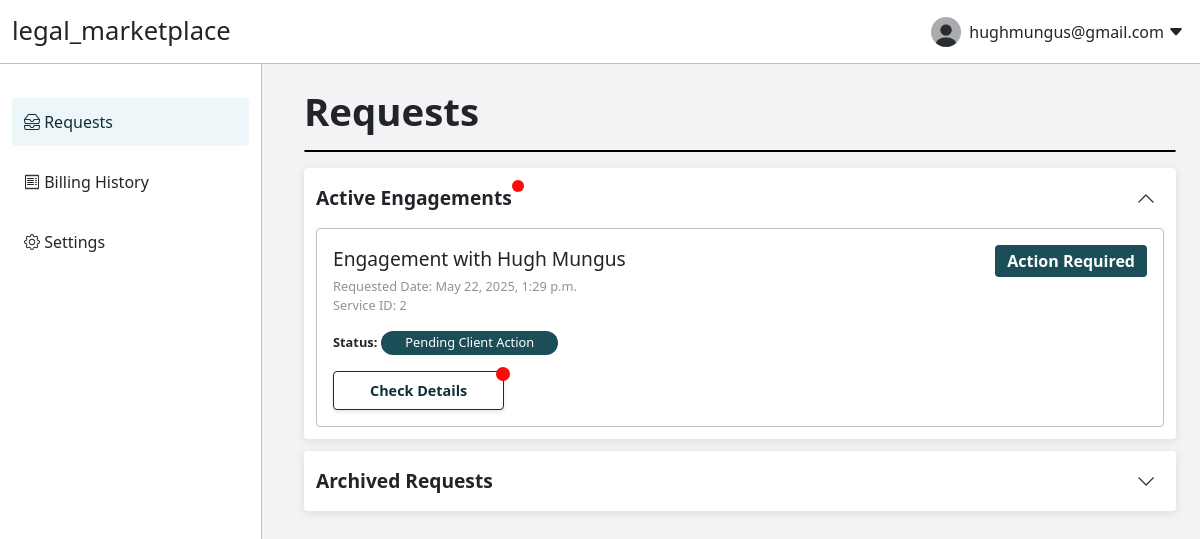
/client_portal/requests/ (signed in), run on the app's committed database.
### user_portal/models.py (models this page shows, shortened)
class ClientDeal(models.Model):
    professional = models.ForeignKey(Professional, on_delete=models.CASCADE)
    client = models.ForeignKey(Client, on_delete=models.CASCADE)
    date_initiated = models.DateTimeField()
    completion_date = models.DateTimeField(null=True, blank=True)
    deal_stage = models.ForeignKey(DealStage, on_delete=models.CASCADE)

class DealStage(models.Model):
    stage_name = models.CharField(max_length=255)

### account/models.py (models this page shows, shortened)
class Professional(models.Model):
    user = models.OneToOneField('auth.User', on_delete=models.CASCADE)
    first_name = models.CharField(max_length=255)
    last_name = models.CharField(max_length=255)
    bio = models.TextField()
    bio_quote = models.TextField()
    services_available = models.ManyToManyField(Service, through='ServiceInfo')
    languages_spoken = models.ManyToManyField(Languages)

### client_portal/views.py (the view)
# urls.py: path('client_portal/requests/', client_portal.views.client_portal_requests, name='client_portal_requests'),
@login_required
def client_portal_requests(request):
    user = request.user
    client = Client.objects.get(user=user)
    completed_stage_object = DealStage.objects.filter(stage_name__icontains="Completed")
    client_deals = ClientDeal.objects.filter(client=client)
    all_current_client_deals = client_deals.exclude(deal_stage__in=completed_stage_object)
    all_archived_client_deals = client_deals.filter(deal_stage__in=completed_stage_object)
    context = {
        "client": client,
        "all_current_client_deals": all_current_client_deals,
        "all_archived_client_deals": all_archived_client_deals,
    }
    return render(request, 'client_portal/client_portal_requests.html', context)

### client_portal/templates/client_portal/client_portal_requests.html (shortened to what this page needs)
{% load static %}
<!DOCTYPE html>
<html lang="en">
<head>
    <link href="https://cdn.jsdelivr.net/npm/bootstrap@5.3.3/dist/css/bootstrap.min.css" rel="stylesheet">
    <link rel="stylesheet" type="text/css" href="{% static '/css/shared_features.css' %}">
    <link rel="stylesheet" type="text/css" href="{% static '/css/user_portal_shared.css' %}">
    <link rel="stylesheet" type="text/css" href="{% static '/css/client_portal_shared.css' %}">
    <link rel="stylesheet" type="text/css" href="{% static '/css/client_portal_requests.css' %}">
</head>
<body>
    <div class="nav-and-content">
        {% include "navbar/client_portal_navbar.html" %}
        <div class="main-content">
            <h1 class="page-title">Requests</h1>
            <hr class="custom-hr">
            <div class="section-wrapper">
                <div class="title-and-dropdown" id="serviceRequestDropdown">
                    <div class="title-and-notification">
                        <span class="section-title">Active Engagements</span>
                        <span class="notification-badge" id="serviceNotification"></span>
                    </div>
                    <i class="bi bi-chevron-down title-dropdown rotated" id="serviceRequestArrow"></i>
                </div>
                <div class="dropdown-content-section" id="serviceRequests">
                    <div class="service-requests-wrapper">
                        {%if all_current_client_deals%}
                        {% for deal in all_current_client_deals %}
                        <a href="{% url 'client_portal_request_details' deal.id %}">
                            <div class="service-request">
                                <div class="title-and-action-required-wrapper">
                                    <div class="service-request-title">
                                        Engagement with {{deal.professional.first_name}} {{deal.professional.last_name}}
                                    </div>
                                    <div class="action-required-wrapper">
                                        Action Required
                                    </div>
                                </div>
                                <div class="service-request-sub-text">
                                    Requested Date: {{deal.date_initiated}}
                                </div>
                                <div class="service-request-sub-text">
                                    Service ID: {{deal.id}}
                                </div>
                                <div class="status-wrapper">
                                    <span style="font-weight: 800;">Status: </span>
                                    <div class="status-pill">
                                        {{deal.deal_stage.stage_name}}
                                    </div>
                                </div>
                                <div class="request-buttons-wrapper">
                                    <div class="action-button-wrapper">
                                        <button class="classic-button-inverse">
                                            Check Details
                                        </button>
                                        <div class="small-notification-badge"></div>
                                    </div>
                                </div>
                            </div>
                        </a>
                        {%endfor%}
                        {%else%}
                        <div>There are no active deals.</div>
                        {%endif%}
                    </div>
                </div>
            </div>
            <div class="section-wrapper">
                <div class="title-and-dropdown" id="serviceRequestDropdown">
                    <div class="title-and-notification">
                        <span class="section-title">Archived Requests</span>
                    </div>
                    <i class="bi bi-chevron-down title-dropdown" id="serviceRequestArrow"></i>
                </div>
            </div>
        </div>
    </div>
</body>
</html>

### static/css/shared_features.css (style rules this page uses)
:root { --main-color: rgba(255,255,255,1); --secondary-color: #112f35 !important; --secondary-color-10: #1c4e58; --secondary-color-20: #276d7b; --secondary-color-30: #338c9e; --secondary-color-40: #3eacc1; --secondary-color-50: #61bbcc; --secondary-color-60: #84cad8; --secondary-color-70: #a7d9e3; --secondary-color-80: #cae8ee; --secondary-color-90: #edf7f9; --hover-fade: rgba(0,0,0,0.08); --shared-border-radius: 4px; --pill-border-radius: 20px; --pill-padding: 4px 16px; --other-bg-color: #f3f3f5; --light-title-color: #929292; --section-grey-outline: rgba(0, 0, 0, 0.25); --shared-box-shadow: 0px 2px 8px rgba(0, 0, 0, 0.1); --section-one-color: rgba(238,244,254); --section-one-border-color: rgb(51,126,255); --section-two-color: rgba(255,250,238); --section-two-border-color: rgba(233,167,81); --section-three-color: rgba(253,245,254); --section-three-border-color: rgba(197,121,219); --section-four-color: rgba(241,252,246); --section-four-border-color: rgba(70,202,168); --notification-color: rgb(255, 8, 8); --secondary-color-90-red: #f9eded; --secondary-color-80-red: #eecaca; --secondary-color-30-red: #9e3333; --secondary-color-red: #351111; }
a { text-decoration: none; color: inherit; }
.classic-button-inverse { border: 1px solid var(--secondary-color); border-radius: var(--shared-border-radius); background-color: var(--main-color); color: var(--secondary-color); padding: 8px 36px 8px 36px; transition: 0.2s; font-size: 0.9rem; font-weight: 600; box-shadow: 0 2px 4px rgba(0, 0, 0, 0.1); transition: background-color 0.25s, box-shadow 0.25s; }
.custom-hr { border: 1px solid black !important; opacity: 1 !important; border-radius: var(--shared-border-radius); }
.notification-badge { display: flex; justify-content: center; align-items: center; height: 12px; width: 12px; font-size: 0.7rem; background-color: var(--notification-color); border-radius: 50%; color: white; font-weight: 600; }
.rotated { transform: rotate(180deg); }
.small-notification-badge { position: absolute; height: 14px; width: 14px; background-color: var(--notification-color); border-radius:50%; top: -4px; right: -6px; }
.action-button-wrapper { position: relative; }

### user_portal/static/css/user_portal_shared.css (style rules this page uses)
body { background-color: var(--other-bg-color); }
.nav-and-content { display: flex; }
.main-content { width: 100%; padding: 24px;; }
.page-title { font-size: 2.4rem; font-weight: 600; }
.section-wrapper { background-color: var(--main-color); border-radius: var(--shared-border-radius); padding: 12px; margin: 12px 0px; width: 100%; box-shadow: var(--shared-box-shadow); }
.section-title { display: flex; align-items: center; gap:8px; font-size: 1.2rem; font-weight: 600; }
.title-dropdown { display: flex; justify-content: center; align-items: center; font-size: 1.2rem; font-weight: 600; padding: 4px; border-radius: 50%; height: 36px; width: 36px; transition: 0.2s linear; }
.title-and-dropdown { display: flex; justify-content: space-between; cursor: pointer; }
.title-and-notification { display: flex; }
.dropdown-content-section { margin-top: 12px; }
.title-dropdown { transform: rotate(0deg); }
.title-and-action-required-wrapper { display: flex; justify-content: space-between; }
.action-required-wrapper { background-color: var(--secondary-color-10); padding:4px 12px; color: var(--main-color); font-weight: 700; border-radius: var(--shared-border-radius); }

### client_portal/static/css/client_portal_shared.css (style rules this page uses)
.service-request-sub-text { font-size: 0.8rem; color:var(--light-title-color); }
.status-wrapper { margin: 16px 0px; font-size: 0.8rem; display: flex; align-items: center; gap:4px; }
.status-pill { padding: 2px 24px; border-radius: var(--pill-border-radius); background-color: var(--secondary-color-10); color: var(--main-color); }

### client_portal/static/css/client_portal_requests.css (style rules this page uses)
.service-request { border: 1px solid var(--section-grey-outline); border-radius: var(--shared-border-radius); padding: 16px; }
.service-request-title { font-size: 1.2rem; font-weight: 500; }
.request-buttons-wrapper { margin-top:12px; display: flex; gap: 8px; }

### static/css/portal_navbar.css (style rules this page uses)
.main-content { overflow-y: scroll; margin-left: 280px; margin-top: 64px; }

### data on the page
ClientDeal: professional.first_name "Hugh", professional.last_name "Mungus", date_initiated "May 22, 2025, 1:29 p.m.", id "2", deal_stage.stage_name "Pending Client Action"
